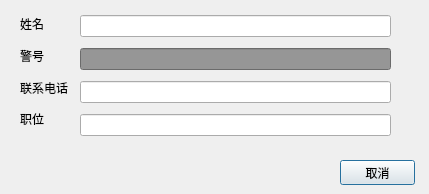
<?xml version="1.0" encoding="UTF-8"?>
<ui version="4.0">
 <class>modifyPersonDialog</class>
 <widget class="QDialog" name="modifyPersonDialog">
  <property name="geometry">
   <rect>
    <x>0</x>
    <y>0</y>
    <width>429</width>
    <height>194</height>
   </rect>
  </property>
  <property name="windowTitle">
   <string>Dialog</string>
  </property>
  <widget class="QPushButton" name="pushButton_2">
   <property name="geometry">
    <rect>
     <x>340</x>
     <y>160</y>
     <width>75</width>
     <height>25</height>
    </rect>
   </property>
   <property name="text">
    <string>取消</string>
   </property>
  </widget>
  <widget class="QLabel" name="label_18">
   <property name="geometry">
    <rect>
     <x>10</x>
     <y>20</y>
     <width>8</width>
     <height>8</height>
    </rect>
   </property>
   <property name="text">
    <string/>
   </property>
   <property name="pixmap">
    <pixmap resource="image.qrc">:/icon/image/asterisk.png</pixmap>
   </property>
   <property name="scaledContents">
    <bool>true</bool>
   </property>
  </widget>
  <widget class="QWidget" name="layoutWidget">
   <property name="geometry">
    <rect>
     <x>20</x>
     <y>11</y>
     <width>54</width>
     <height>121</height>
    </rect>
   </property>
   <layout class="QVBoxLayout" name="verticalLayout">
    <item>
     <widget class="QLabel" name="label">
      <property name="styleSheet">
       <string notr="true">font: 10pt &quot;Agency FB&quot;;</string>
      </property>
      <property name="text">
       <string>姓名</string>
      </property>
     </widget>
    </item>
    <item>
     <widget class="QLabel" name="label_5">
      <property name="styleSheet">
       <string notr="true">font: 10pt &quot;Agency FB&quot;;</string>
      </property>
      <property name="text">
       <string>警号</string>
      </property>
     </widget>
    </item>
    <item>
     <widget class="QLabel" name="label_4">
      <property name="styleSheet">
       <string notr="true">font: 10pt &quot;Agency FB&quot;;</string>
      </property>
      <property name="text">
       <string>联系电话</string>
      </property>
     </widget>
    </item>
    <item>
     <widget class="QLabel" name="label_3">
      <property name="styleSheet">
       <string notr="true">font: 10pt &quot;Agency FB&quot;;</string>
      </property>
      <property name="text">
       <string>职位</string>
      </property>
     </widget>
    </item>
   </layout>
  </widget>
  <widget class="QWidget" name="layoutWidget">
   <property name="geometry">
    <rect>
     <x>80</x>
     <y>10</y>
     <width>311</width>
     <height>131</height>
    </rect>
   </property>
   <layout class="QVBoxLayout" name="verticalLayout_2">
    <item>
     <widget class="QLineEdit" name="nameLineEdit"/>
    </item>
    <item>
     <widget class="QLineEdit" name="numLineEdit">
      <property name="styleSheet">
       <string notr="true">background-color: rgb(150, 150, 150);</string>
      </property>
     </widget>
    </item>
    <item>
     <widget class="QLineEdit" name="phoneLineEdit"/>
    </item>
    <item>
     <widget class="QLineEdit" name="positionLineEdit"/>
    </item>
   </layout>
  </widget>
  <widget class="QLabel" name="buttonLabel">
   <property name="geometry">
    <rect>
     <x>250</x>
     <y>160</y>
     <width>75</width>
     <height>25</height>
    </rect>
   </property>
   <property name="text">
    <string/>
   </property>
  </widget>
 </widget>
 <resources>
  <include location="image.qrc"/>
 </resources>
 <connections>
  <connection>
   <sender>pushButton_2</sender>
   <signal>clicked()</signal>
   <receiver>modifyPersonDialog</receiver>
   <slot>close()</slot>
   <hints>
    <hint type="sourcelabel">
     <x>366</x>
     <y>168</y>
    </hint>
    <hint type="destinationlabel">
     <x>411</x>
     <y>134</y>
    </hint>
   </hints>
  </connection>
 </connections>
</ui>
